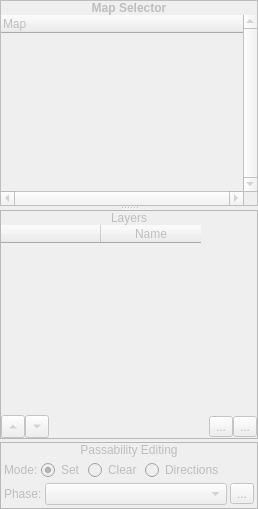
      <widget class="QWidget" name="widget_3" native="true">
       <layout class="QVBoxLayout" name="verticalLayout_14">
        <property name="spacing">
         <number>3</number>
        </property>
        <property name="margin">
         <number>0</number>
        </property>
        <item>
         <widget class="QSplitter" name="layersSplitter">
          <property name="orientation">
           <enum>Qt::Vertical</enum>
          </property>
          <property name="childrenCollapsible">
           <bool>false</bool>
          </property>
          <widget class="QFrame" name="frmMapSelector">
           <property name="enabled">
            <bool>false</bool>
           </property>
           <property name="frameShape">
            <enum>QFrame::Box</enum>
           </property>
           <property name="frameShadow">
            <enum>QFrame::Plain</enum>
           </property>
           <layout class="QVBoxLayout" name="verticalLayout_3">
            <property name="spacing">
             <number>0</number>
            </property>
            <property name="margin">
             <number>0</number>
            </property>
            <item>
             <widget class="QLabel" name="label_3">
              <property name="sizePolicy">
               <sizepolicy hsizetype="Preferred" vsizetype="Fixed">
                <horstretch>0</horstretch>
                <verstretch>0</verstretch>
               </sizepolicy>
              </property>
              <property name="font">
               <font>
                <weight>75</weight>
                <bold>true</bold>
               </font>
              </property>
              <property name="text">
               <string>Map Selector</string>
              </property>
              <property name="alignment">
               <set>Qt::AlignCenter</set>
              </property>
             </widget>
            </item>
            <item>
             <widget class="QTreeWidget" name="twMapList">
              <property name="contextMenuPolicy">
               <enum>Qt::CustomContextMenu</enum>
              </property>
              <property name="acceptDrops">
               <bool>true</bool>
              </property>
              <property name="frameShape">
               <enum>QFrame::NoFrame</enum>
              </property>
              <property name="verticalScrollBarPolicy">
               <enum>Qt::ScrollBarAlwaysOn</enum>
              </property>
              <property name="horizontalScrollBarPolicy">
               <enum>Qt::ScrollBarAlwaysOn</enum>
              </property>
              <property name="editTriggers">
               <set>QAbstractItemView::NoEditTriggers</set>
              </property>
              <property name="dragEnabled">
               <bool>true</bool>
              </property>
              <property name="dragDropMode">
               <enum>QAbstractItemView::InternalMove</enum>
              </property>
              <property name="defaultDropAction">
               <enum>Qt::MoveAction</enum>
              </property>
              <property name="selectionBehavior">
               <enum>QAbstractItemView::SelectItems</enum>
              </property>
              <property name="rootIsDecorated">
               <bool>false</bool>
              </property>
              <column>
               <property name="text">
                <string>Map</string>
               </property>
              </column>
             </widget>
            </item>
           </layout>
          </widget>
          <widget class="QFrame" name="frmLayers">
           <property name="enabled">
            <bool>false</bool>
           </property>
           <property name="frameShape">
            <enum>QFrame::StyledPanel</enum>
           </property>
           <property name="frameShadow">
            <enum>QFrame::Raised</enum>
           </property>
           <layout class="QVBoxLayout" name="verticalLayout_7">
            <property name="spacing">
             <number>0</number>
            </property>
            <property name="margin">
             <number>0</number>
            </property>
            <item>
             <widget class="QLabel" name="label_6">
              <property name="sizePolicy">
               <sizepolicy hsizetype="Preferred" vsizetype="Fixed">
                <horstretch>0</horstretch>
                <verstretch>0</verstretch>
               </sizepolicy>
              </property>
              <property name="text">
               <string>Layers</string>
              </property>
              <property name="alignment">
               <set>Qt::AlignCenter</set>
              </property>
             </widget>
            </item>
            <item>
             <widget class="QWidget" name="widget_4" native="true">
              <layout class="QVBoxLayout" name="verticalLayout_10">
               <property name="spacing">
                <number>0</number>
               </property>
               <property name="margin">
                <number>0</number>
               </property>
               <item>
                <widget class="QTableWidget" name="twLayers">
                 <property name="styleSheet">
                  <string notr="true">QTableWidget::indicator
{
	width: 16px;
	height: 16px;
	border-width: 0px;
	border-style: none;
}

QTableWidget::indicator:checked
{
	image: url(&quot;:/icons/visible_yes.png&quot;);
}

QTableWidget::indicator:unchecked
{
	image: url(&quot;:/icons/visible_no.png&quot;);
}</string>
                 </property>
                 <property name="frameShape">
                  <enum>QFrame::NoFrame</enum>
                 </property>
                 <property name="selectionMode">
                  <enum>QAbstractItemView::SingleSelection</enum>
                 </property>
                 <property name="selectionBehavior">
                  <enum>QAbstractItemView::SelectRows</enum>
                 </property>
                 <property name="verticalScrollMode">
                  <enum>QAbstractItemView::ScrollPerPixel</enum>
                 </property>
                 <property name="horizontalScrollMode">
                  <enum>QAbstractItemView::ScrollPerPixel</enum>
                 </property>
                 <property name="showGrid">
                  <bool>false</bool>
                 </property>
                 <property name="gridStyle">
                  <enum>Qt::NoPen</enum>
                 </property>
                 <attribute name="verticalHeaderVisible">
                  <bool>false</bool>
                 </attribute>
                 <column>
                  <property name="text">
                   <string/>
                  </property>
                  <property name="icon">
                   <iconset resource="gui_icons.qrc">
                    <normaloff>:/icons/visible_yes.png</normaloff>:/icons/visible_yes.png</iconset>
                  </property>
                 </column>
                 <column>
                  <property name="text">
                   <string>Name</string>
                  </property>
                 </column>
                </widget>
               </item>
               <item>
                <widget class="QWidget" name="widget_6" native="true">
                 <layout class="QHBoxLayout" name="horizontalLayout_2">
                  <property name="spacing">
                   <number>0</number>
                  </property>
                  <property name="margin">
                   <number>0</number>
                  </property>
                  <item>
                   <widget class="QToolButton" name="bMoveLayerUp">
                    <property name="text">
                     <string>...</string>
                    </property>
                    <property name="arrowType">
                     <enum>Qt::UpArrow</enum>
                    </property>
                   </widget>
                  </item>
                  <item>
                   <widget class="QToolButton" name="bMoveLayerDown">
                    <property name="text">
                     <string>...</string>
                    </property>
                    <property name="arrowType">
                     <enum>Qt::DownArrow</enum>
                    </property>
                   </widget>
                  </item>
                  <item>
                   <widget class="QWidget" name="widget_18" native="true"/>
                  </item>
                  <item>
                   <widget class="QToolButton" name="bDeleteLayer">
                    <property name="toolTip">
                     <string>Delete Selected Layer</string>
                    </property>
                    <property name="statusTip">
                     <string>Delete Selected Layer</string>
                    </property>
                    <property name="text">
                     <string>...</string>
                    </property>
                    <property name="icon">
                     <iconset resource="gui_icons.qrc">
                      <normaloff>:/icons/minus.png</normaloff>:/icons/minus.png</iconset>
                    </property>
                   </widget>
                  </item>
                  <item>
                   <widget class="QToolButton" name="bAddLayer">
                    <property name="toolTip">
                     <string>Add Layer</string>
                    </property>
                    <property name="statusTip">
                     <string>Add Layer</string>
                    </property>
                    <property name="text">
                     <string>...</string>
                    </property>
                    <property name="icon">
                     <iconset resource="gui_icons.qrc">
                      <normaloff>:/icons/plus.png</normaloff>:/icons/plus.png</iconset>
                    </property>
                   </widget>
                  </item>
                 </layout>
                </widget>
               </item>
              </layout>
             </widget>
            </item>
           </layout>
          </widget>
         </widget>
        </item>
        <item>
         <widget class="QFrame" name="frmPassability">
          <property name="enabled">
           <bool>false</bool>
          </property>
          <property name="sizePolicy">
           <sizepolicy hsizetype="Preferred" vsizetype="Fixed">
            <horstretch>0</horstretch>
            <verstretch>0</verstretch>
           </sizepolicy>
          </property>
          <property name="frameShape">
           <enum>QFrame::StyledPanel</enum>
          </property>
          <property name="frameShadow">
           <enum>QFrame::Raised</enum>
          </property>
          <layout class="QVBoxLayout" name="verticalLayout_8">
           <property name="spacing">
            <number>0</number>
           </property>
           <property name="margin">
            <number>0</number>
           </property>
           <item>
            <widget class="QLabel" name="label_7">
             <property name="sizePolicy">
              <sizepolicy hsizetype="Preferred" vsizetype="Fixed">
               <horstretch>0</horstretch>
               <verstretch>0</verstretch>
              </sizepolicy>
             </property>
             <property name="text">
              <string>Passability Editing</string>
             </property>
             <property name="alignment">
              <set>Qt::AlignCenter</set>
             </property>
            </widget>
           </item>
           <item>
            <widget class="QWidget" name="widget_5" native="true">
             <layout class="QVBoxLayout" name="verticalLayout_13">
              <property name="spacing">
               <number>3</number>
              </property>
              <property name="margin">
               <number>3</number>
              </property>
              <item>
               <widget class="QWidget" name="widget_15" native="true">
                <layout class="QHBoxLayout" name="horizontalLayout_10">
                 <property name="spacing">
                  <number>3</number>
                 </property>
                 <property name="margin">
                  <number>0</number>
                 </property>
                 <item>
                  <widget class="QLabel" name="label_13">
                   <property name="sizePolicy">
                    <sizepolicy hsizetype="Fixed" vsizetype="Preferred">
                     <horstretch>0</horstretch>
                     <verstretch>0</verstretch>
                    </sizepolicy>
                   </property>
                   <property name="text">
                    <string>Mode:</string>
                   </property>
                  </widget>
                 </item>
                 <item>
                  <widget class="QRadioButton" name="rbSetPassability">
                   <property name="sizePolicy">
                    <sizepolicy hsizetype="Fixed" vsizetype="Fixed">
                     <horstretch>0</horstretch>
                     <verstretch>0</verstretch>
                    </sizepolicy>
                   </property>
                   <property name="text">
                    <string>Set</string>
                   </property>
                   <property name="checked">
                    <bool>true</bool>
                   </property>
                  </widget>
                 </item>
                 <item>
                  <widget class="QRadioButton" name="rbClearPassability">
                   <property name="sizePolicy">
                    <sizepolicy hsizetype="Fixed" vsizetype="Fixed">
                     <horstretch>0</horstretch>
                     <verstretch>0</verstretch>
                    </sizepolicy>
                   </property>
                   <property name="text">
                    <string>Clear</string>
                   </property>
                  </widget>
                 </item>
                 <item>
                  <widget class="QRadioButton" name="rbDirectionPassability">
                   <property name="text">
                    <string>Directions</string>
                   </property>
                  </widget>
                 </item>
                 <item>
                  <widget class="QWidget" name="widget_16" native="true"/>
                 </item>
                </layout>
               </widget>
              </item>
              <item>
               <widget class="QWidget" name="widget_17" native="true">
                <layout class="QHBoxLayout" name="horizontalLayout_11">
                 <property name="spacing">
                  <number>3</number>
                 </property>
                 <property name="margin">
                  <number>0</number>
                 </property>
                 <item>
                  <widget class="QLabel" name="label_14">
                   <property name="sizePolicy">
                    <sizepolicy hsizetype="Fixed" vsizetype="Preferred">
                     <horstretch>0</horstretch>
                     <verstretch>0</verstretch>
                    </sizepolicy>
                   </property>
                   <property name="text">
                    <string>Phase:</string>
                   </property>
                  </widget>
                 </item>
                 <item>
                  <widget class="QComboBox" name="cboxPhases"/>
                 </item>
                 <item>
                  <widget class="QToolButton" name="bConfigurePhases">
                   <property name="toolTip">
                    <string>Configure Phases</string>
                   </property>
                   <property name="statusTip">
                    <string>Configure Phases</string>
                   </property>
                   <property name="text">
                    <string>...</string>
                   </property>
                   <property name="icon">
                    <iconset resource="gui_icons.qrc">
                     <normaloff>:/icons/configure.png</normaloff>:/icons/configure.png</iconset>
                   </property>
                  </widget>
                 </item>
                </layout>
               </widget>
              </item>
             </layout>
            </widget>
           </item>
          </layout>
         </widget>
        </item>
       </layout>
      </widget>
